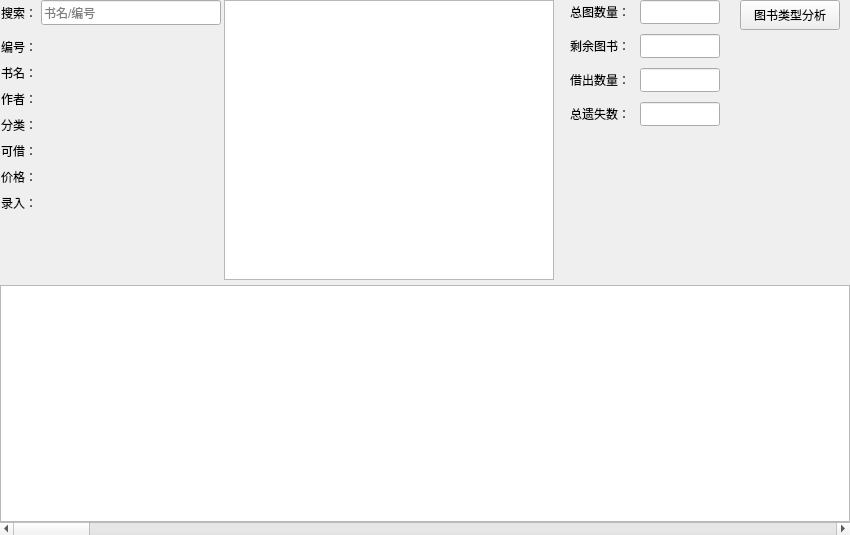
               <widget class="QWidget" name="page_analysis_1">
                <layout class="QGridLayout" name="gridLayout_74">
                 <property name="leftMargin">
                  <number>0</number>
                 </property>
                 <property name="topMargin">
                  <number>0</number>
                 </property>
                 <property name="rightMargin">
                  <number>0</number>
                 </property>
                 <property name="bottomMargin">
                  <number>0</number>
                 </property>
                 <property name="spacing">
                  <number>5</number>
                 </property>
                 <item row="0" column="0">
                  <widget class="QWidget" name="widget_19" native="true">
                   <property name="minimumSize">
                    <size>
                     <width>555</width>
                     <height>280</height>
                    </size>
                   </property>
                   <property name="maximumSize">
                    <size>
                     <width>555</width>
                     <height>280</height>
                    </size>
                   </property>
                   <layout class="QGridLayout" name="gridLayout_69">
                    <property name="leftMargin">
                     <number>0</number>
                    </property>
                    <property name="topMargin">
                     <number>0</number>
                    </property>
                    <property name="rightMargin">
                     <number>0</number>
                    </property>
                    <property name="bottomMargin">
                     <number>0</number>
                    </property>
                    <property name="horizontalSpacing">
                     <number>2</number>
                    </property>
                    <property name="verticalSpacing">
                     <number>0</number>
                    </property>
                    <item row="0" column="0">
                     <widget class="QWidget" name="widget_20" native="true">
                      <property name="minimumSize">
                       <size>
                        <width>220</width>
                        <height>260</height>
                       </size>
                      </property>
                      <property name="maximumSize">
                       <size>
                        <width>220</width>
                        <height>16777215</height>
                       </size>
                      </property>
                      <layout class="QGridLayout" name="gridLayout_68">
                       <property name="leftMargin">
                        <number>0</number>
                       </property>
                       <property name="topMargin">
                        <number>0</number>
                       </property>
                       <property name="rightMargin">
                        <number>0</number>
                       </property>
                       <property name="bottomMargin">
                        <number>0</number>
                       </property>
                       <property name="horizontalSpacing">
                        <number>0</number>
                       </property>
                       <property name="verticalSpacing">
                        <number>1</number>
                       </property>
                       <item row="9" column="3">
                        <widget class="QLabel" name="lab_analysisBookEntryDate">
                         <property name="minimumSize">
                          <size>
                           <width>180</width>
                           <height>25</height>
                          </size>
                         </property>
                         <property name="maximumSize">
                          <size>
                           <width>16777215</width>
                           <height>25</height>
                          </size>
                         </property>
                         <property name="text">
                          <string/>
                         </property>
                        </widget>
                       </item>
                       <item row="0" column="0">
                        <widget class="QLabel" name="label_88">
                         <property name="minimumSize">
                          <size>
                           <width>40</width>
                           <height>25</height>
                          </size>
                         </property>
                         <property name="maximumSize">
                          <size>
                           <width>40</width>
                           <height>25</height>
                          </size>
                         </property>
                         <property name="text">
                          <string>搜索：</string>
                         </property>
                        </widget>
                       </item>
                       <item row="10" column="0" colspan="4">
                        <spacer name="verticalSpacer_15">
                         <property name="orientation">
                          <enum>Qt::Vertical</enum>
                         </property>
                         <property name="sizeHint" stdset="0">
                          <size>
                           <width>20</width>
                           <height>40</height>
                          </size>
                         </property>
                        </spacer>
                       </item>
                       <item row="8" column="3">
                        <widget class="QLabel" name="lab_analysisBookPrice">
                         <property name="minimumSize">
                          <size>
                           <width>180</width>
                           <height>25</height>
                          </size>
                         </property>
                         <property name="maximumSize">
                          <size>
                           <width>16777215</width>
                           <height>25</height>
                          </size>
                         </property>
                         <property name="text">
                          <string/>
                         </property>
                        </widget>
                       </item>
                       <item row="6" column="0" colspan="2">
                        <widget class="QLabel" name="label_95">
                         <property name="minimumSize">
                          <size>
                           <width>40</width>
                           <height>25</height>
                          </size>
                         </property>
                         <property name="maximumSize">
                          <size>
                           <width>40</width>
                           <height>25</height>
                          </size>
                         </property>
                         <property name="text">
                          <string>可借：</string>
                         </property>
                        </widget>
                       </item>
                       <item row="8" column="0">
                        <widget class="QLabel" name="label_104">
                         <property name="minimumSize">
                          <size>
                           <width>40</width>
                           <height>25</height>
                          </size>
                         </property>
                         <property name="maximumSize">
                          <size>
                           <width>40</width>
                           <height>25</height>
                          </size>
                         </property>
                         <property name="text">
                          <string>价格：</string>
                         </property>
                        </widget>
                       </item>
                       <item row="4" column="0" colspan="2">
                        <widget class="QLabel" name="label_93">
                         <property name="minimumSize">
                          <size>
                           <width>40</width>
                           <height>25</height>
                          </size>
                         </property>
                         <property name="maximumSize">
                          <size>
                           <width>40</width>
                           <height>25</height>
                          </size>
                         </property>
                         <property name="text">
                          <string>作者：</string>
                         </property>
                        </widget>
                       </item>
                       <item row="2" column="0" colspan="2">
                        <widget class="QLabel" name="label_92">
                         <property name="minimumSize">
                          <size>
                           <width>40</width>
                           <height>25</height>
                          </size>
                         </property>
                         <property name="maximumSize">
                          <size>
                           <width>40</width>
                           <height>25</height>
                          </size>
                         </property>
                         <property name="text">
                          <string>编号：</string>
                         </property>
                        </widget>
                       </item>
                       <item row="3" column="0" colspan="2">
                        <widget class="QLabel" name="label_91">
                         <property name="minimumSize">
                          <size>
                           <width>40</width>
                           <height>25</height>
                          </size>
                         </property>
                         <property name="maximumSize">
                          <size>
                           <width>40</width>
                           <height>25</height>
                          </size>
                         </property>
                         <property name="text">
                          <string>书名：</string>
                         </property>
                        </widget>
                       </item>
                       <item row="6" column="3">
                        <widget class="QLabel" name="lab_analysisBookIsBorrowble">
                         <property name="minimumSize">
                          <size>
                           <width>180</width>
                           <height>25</height>
                          </size>
                         </property>
                         <property name="maximumSize">
                          <size>
                           <width>16777215</width>
                           <height>25</height>
                          </size>
                         </property>
                         <property name="text">
                          <string/>
                         </property>
                        </widget>
                       </item>
                       <item row="9" column="0" colspan="2">
                        <widget class="QLabel" name="label_96">
                         <property name="minimumSize">
                          <size>
                           <width>40</width>
                           <height>25</height>
                          </size>
                         </property>
                         <property name="maximumSize">
                          <size>
                           <width>40</width>
                           <height>25</height>
                          </size>
                         </property>
                         <property name="text">
                          <string>录入：</string>
                         </property>
                        </widget>
                       </item>
                       <item row="5" column="0" colspan="2">
                        <widget class="QLabel" name="label_94">
                         <property name="minimumSize">
                          <size>
                           <width>40</width>
                           <height>25</height>
                          </size>
                         </property>
                         <property name="maximumSize">
                          <size>
                           <width>40</width>
                           <height>25</height>
                          </size>
                         </property>
                         <property name="text">
                          <string>分类：</string>
                         </property>
                        </widget>
                       </item>
                       <item row="1" column="1" colspan="3">
                        <spacer name="verticalSpacer_14">
                         <property name="orientation">
                          <enum>Qt::Vertical</enum>
                         </property>
                         <property name="sizeType">
                          <enum>QSizePolicy::Minimum</enum>
                         </property>
                         <property name="sizeHint" stdset="0">
                          <size>
                           <width>40</width>
                           <height>8</height>
                          </size>
                         </property>
                        </spacer>
                       </item>
                       <item row="0" column="1" colspan="3">
                        <widget class="QLineEdit" name="lineEdit_analysisSearchBook">
                         <property name="minimumSize">
                          <size>
                           <width>180</width>
                           <height>25</height>
                          </size>
                         </property>
                         <property name="maximumSize">
                          <size>
                           <width>16777215</width>
                           <height>25</height>
                          </size>
                         </property>
                         <property name="placeholderText">
                          <string>书名/编号</string>
                         </property>
                        </widget>
                       </item>
                       <item row="2" column="2" colspan="2">
                        <widget class="QLabel" name="lab_analysisBookId">
                         <property name="minimumSize">
                          <size>
                           <width>180</width>
                           <height>25</height>
                          </size>
                         </property>
                         <property name="maximumSize">
                          <size>
                           <width>16777215</width>
                           <height>25</height>
                          </size>
                         </property>
                         <property name="text">
                          <string/>
                         </property>
                        </widget>
                       </item>
                       <item row="3" column="2" colspan="2">
                        <widget class="QLabel" name="lab_analysisBookName">
                         <property name="minimumSize">
                          <size>
                           <width>180</width>
                           <height>25</height>
                          </size>
                         </property>
                         <property name="maximumSize">
                          <size>
                           <width>16777215</width>
                           <height>25</height>
                          </size>
                         </property>
                         <property name="text">
                          <string/>
                         </property>
                        </widget>
                       </item>
                       <item row="4" column="2" colspan="2">
                        <widget class="QLabel" name="lab_analysisBookAuthor">
                         <property name="minimumSize">
                          <size>
                           <width>180</width>
                           <height>25</height>
                          </size>
                         </property>
                         <property name="maximumSize">
                          <size>
                           <width>16777215</width>
                           <height>25</height>
                          </size>
                         </property>
                         <property name="text">
                          <string/>
                         </property>
                        </widget>
                       </item>
                       <item row="5" column="2" colspan="2">
                        <widget class="QLabel" name="lab_analysisBookType">
                         <property name="minimumSize">
                          <size>
                           <width>180</width>
                           <height>25</height>
                          </size>
                         </property>
                         <property name="maximumSize">
                          <size>
                           <width>16777215</width>
                           <height>25</height>
                          </size>
                         </property>
                         <property name="text">
                          <string/>
                         </property>
                        </widget>
                       </item>
                      </layout>
                     </widget>
                    </item>
                    <item row="0" column="1">
                     <widget class="QChartView" name="chartViewBar_singleBook">
                      <property name="minimumSize">
                       <size>
                        <width>330</width>
                        <height>280</height>
                       </size>
                      </property>
                      <property name="maximumSize">
                       <size>
                        <width>330</width>
                        <height>16777215</height>
                       </size>
                      </property>
                     </widget>
                    </item>
                   </layout>
                  </widget>
                 </item>
                 <item row="0" column="2">
                  <widget class="QWidget" name="widget_14" native="true">
                   <property name="minimumSize">
                    <size>
                     <width>110</width>
                     <height>280</height>
                    </size>
                   </property>
                   <property name="maximumSize">
                    <size>
                     <width>110</width>
                     <height>280</height>
                    </size>
                   </property>
                   <layout class="QGridLayout" name="gridLayout_73">
                    <property name="leftMargin">
                     <number>5</number>
                    </property>
                    <property name="topMargin">
                     <number>0</number>
                    </property>
                    <property name="rightMargin">
                     <number>5</number>
                    </property>
                    <property name="bottomMargin">
                     <number>0</number>
                    </property>
                    <property name="spacing">
                     <number>0</number>
                    </property>
                    <item row="0" column="0">
                     <widget class="QPushButton" name="btn_goAnalysisBookType">
                      <property name="minimumSize">
                       <size>
                        <width>100</width>
                        <height>30</height>
                       </size>
                      </property>
                      <property name="maximumSize">
                       <size>
                        <width>16777215</width>
                        <height>30</height>
                       </size>
                      </property>
                      <property name="font">
                       <font>
                        <family>微软雅黑</family>
                       </font>
                      </property>
                      <property name="text">
                       <string>图书类型分析</string>
                      </property>
                     </widget>
                    </item>
                    <item row="1" column="0">
                     <spacer name="verticalSpacer_18">
                      <property name="orientation">
                       <enum>Qt::Vertical</enum>
                      </property>
                      <property name="sizeHint" stdset="0">
                       <size>
                        <width>20</width>
                        <height>247</height>
                       </size>
                      </property>
                     </spacer>
                    </item>
                   </layout>
                  </widget>
                 </item>
                 <item row="0" column="3">
                  <spacer name="horizontalSpacer_8">
                   <property name="orientation">
                    <enum>Qt::Horizontal</enum>
                   </property>
                   <property name="sizeHint" stdset="0">
                    <size>
                     <width>0</width>
                     <height>20</height>
                    </size>
                   </property>
                  </spacer>
                 </item>
                 <item row="1" column="0" colspan="4">
                  <widget class="QWidget" name="widget_10" native="true">
                   <property name="minimumSize">
                    <size>
                     <width>0</width>
                     <height>250</height>
                    </size>
                   </property>
                   <layout class="QGridLayout" name="gridLayout_55">
                    <property name="leftMargin">
                     <number>0</number>
                    </property>
                    <property name="topMargin">
                     <number>0</number>
                    </property>
                    <property name="rightMargin">
                     <number>0</number>
                    </property>
                    <property name="bottomMargin">
                     <number>0</number>
                    </property>
                    <property name="spacing">
                     <number>0</number>
                    </property>
                    <item row="2" column="0">
                     <widget class="QScrollBar" name="scrollBar_totalBook">
                      <property name="minimumSize">
                       <size>
                        <width>0</width>
                        <height>13</height>
                       </size>
                      </property>
                      <property name="maximumSize">
                       <size>
                        <width>16777215</width>
                        <height>13</height>
                       </size>
                      </property>
                      <property name="orientation">
                       <enum>Qt::Horizontal</enum>
                      </property>
                     </widget>
                    </item>
                    <item row="1" column="0">
                     <widget class="QChartView" name="chartViewBar_totalBook"/>
                    </item>
                   </layout>
                  </widget>
                 </item>
                 <item row="0" column="1">
                  <widget class="QWidget" name="widget_7" native="true">
                   <property name="minimumSize">
                    <size>
                     <width>170</width>
                     <height>280</height>
                    </size>
                   </property>
                   <property name="maximumSize">
                    <size>
                     <width>170</width>
                     <height>280</height>
                    </size>
                   </property>
                   <layout class="QGridLayout" name="gridLayout_70">
                    <property name="leftMargin">
                     <number>5</number>
                    </property>
                    <property name="topMargin">
                     <number>0</number>
                    </property>
                    <property name="rightMargin">
                     <number>5</number>
                    </property>
                    <property name="bottomMargin">
                     <number>0</number>
                    </property>
                    <property name="horizontalSpacing">
                     <number>0</number>
                    </property>
                    <property name="verticalSpacing">
                     <number>10</number>
                    </property>
                    <item row="1" column="0">
                     <layout class="QHBoxLayout" name="horizontalLayout_36">
                      <property name="spacing">
                       <number>0</number>
                      </property>
                      <item>
                       <widget class="QLabel" name="label_81">
                        <property name="minimumSize">
                         <size>
                          <width>70</width>
                          <height>24</height>
                         </size>
                        </property>
                        <property name="maximumSize">
                         <size>
                          <width>70</width>
                          <height>24</height>
                         </size>
                        </property>
                        <property name="font">
                         <font>
                          <family>微软雅黑</family>
                          <pointsize>9</pointsize>
                          <bold>false</bold>
                         </font>
                        </property>
                        <property name="text">
                         <string>剩余图书：</string>
                        </property>
                       </widget>
                      </item>
                      <item>
                       <widget class="QLineEdit" name="lineEdit_analysisStore">
                        <property name="minimumSize">
                         <size>
                          <width>80</width>
                          <height>24</height>
                         </size>
                        </property>
                        <property name="maximumSize">
                         <size>
                          <width>80</width>
                          <height>24</height>
                         </size>
                        </property>
                        <property name="text">
                         <string/>
                        </property>
                        <property name="readOnly">
                         <bool>true</bool>
                        </property>
                       </widget>
                      </item>
                     </layout>
                    </item>
                    <item row="2" column="0">
                     <layout class="QHBoxLayout" name="horizontalLayout_37">
                      <property name="spacing">
                       <number>0</number>
                      </property>
                      <item>
                       <widget class="QLabel" name="label_82">
                        <property name="minimumSize">
                         <size>
                          <width>70</width>
                          <height>24</height>
                         </size>
                        </property>
                        <property name="maximumSize">
                         <size>
                          <width>70</width>
                          <height>24</height>
                         </size>
                        </property>
                        <property name="font">
                         <font>
                          <family>微软雅黑</family>
                          <pointsize>9</pointsize>
                          <bold>false</bold>
                         </font>
                        </property>
                        <property name="text">
                         <string>借出数量：</string>
                        </property>
                       </widget>
                      </item>
                      <item>
                       <widget class="QLineEdit" name="lineEdit_analysisBorrow">
                        <property name="minimumSize">
                         <size>
                          <width>80</width>
                          <height>24</height>
                         </size>
                        </property>
                        <property name="maximumSize">
                         <size>
                          <width>80</width>
                          <height>24</height>
                         </size>
                        </property>
                        <property name="text">
                         <string/>
                        </property>
                        <property name="readOnly">
                         <bool>true</bool>
                        </property>
                       </widget>
                      </item>
                     </layout>
                    </item>
                    <item row="4" column="0">
                     <spacer name="verticalSpacer_16">
                      <property name="orientation">
                       <enum>Qt::Vertical</enum>
                      </property>
                      <property name="sizeHint" stdset="0">
                       <size>
                        <width>20</width>
                        <height>40</height>
                       </size>
                      </property>
                     </spacer>
                    </item>
                    <item row="3" column="0">
                     <layout class="QHBoxLayout" name="horizontalLayout_38">
                      <property name="spacing">
                       <number>0</number>
                      </property>
                      <item>
                       <widget class="QLabel" name="label_83">
                        <property name="minimumSize">
                         <size>
                          <width>70</width>
                          <height>24</height>
                         </size>
                        </property>
                        <property name="maximumSize">
                         <size>
                          <width>70</width>
                          <height>24</height>
                         </size>
                        </property>
                        <property name="font">
                         <font>
                          <family>微软雅黑</family>
                          <pointsize>9</pointsize>
                          <bold>false</bold>
                         </font>
                        </property>
                        <property name="text">
                         <string>总遗失数：</string>
                        </property>
                       </widget>
                      </item>
                      <item>
                       <widget class="QLineEdit" name="lineEdit_analysisLoss">
                        <property name="minimumSize">
                         <size>
                          <width>80</width>
                          <height>24</height>
                         </size>
                        </property>
                        <property name="maximumSize">
                         <size>
                          <width>80</width>
                          <height>24</height>
                         </size>
                        </property>
                        <property name="text">
                         <string/>
                        </property>
                        <property name="readOnly">
                         <bool>true</bool>
                        </property>
                       </widget>
                      </item>
                     </layout>
                    </item>
                    <item row="0" column="0">
                     <layout class="QHBoxLayout" name="horizontalLayout_35">
                      <property name="spacing">
                       <number>0</number>
                      </property>
                      <item>
                       <widget class="QLabel" name="label_80">
                        <property name="minimumSize">
                         <size>
                          <width>70</width>
                          <height>24</height>
                         </size>
                        </property>
                        <property name="maximumSize">
                         <size>
                          <width>70</width>
                          <height>24</height>
                         </size>
                        </property>
                        <property name="font">
                         <font>
                          <family>微软雅黑</family>
                          <pointsize>9</pointsize>
                          <bold>false</bold>
                         </font>
                        </property>
                        <property name="text">
                         <string>总图数量：</string>
                        </property>
                       </widget>
                      </item>
                      <item>
                       <widget class="QLineEdit" name="lineEdit_analysisTotal">
                        <property name="minimumSize">
                         <size>
                          <width>80</width>
                          <height>24</height>
                         </size>
                        </property>
                        <property name="maximumSize">
                         <size>
                          <width>80</width>
                          <height>24</height>
                         </size>
                        </property>
                        <property name="text">
                         <string/>
                        </property>
                        <property name="readOnly">
                         <bool>true</bool>
                        </property>
                       </widget>
                      </item>
                     </layout>
                    </item>
                   </layout>
                  </widget>
                 </item>
                </layout>
               </widget>
